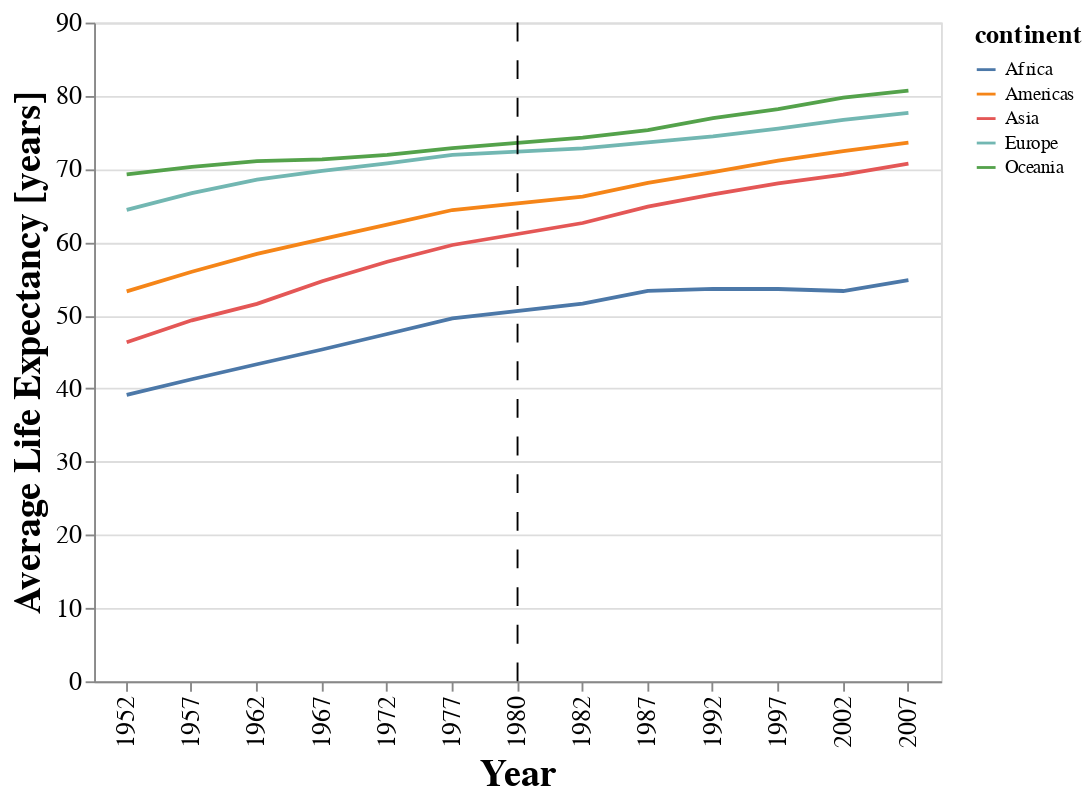

This figure's notebook cell:
### Code cell
plot_world_trend(1980, 'lifeExp')

### Figure 1 — Vega-Lite specification as saved in the notebook (floating-point values rounded to 4 significant figures)
{"config": {"view": {"continuousWidth": 400, "continuousHeight": 300}, "axis": {"labelFontSize": 14, "titleFontSize": 20}, "legend": {"titleFontSize": 14}}, "layer": [{"data": {"name": "data-6e3e3fcea254c864939c9f4e1b447de4"}, "mark": "line", "encoding": {"color": {"field": "continent", "type": "nominal"}, "x": {"field": "year", "title": "Year", "type": "nominal"}, "y": {"field": "lifeExp", "title": "Average Life Expectancy [years]", "type": "quantitative"}}}, {"data": {"name": "data-233b47b694628f13ea50ae190c23fef5"}, "mark": {"type": "rule", "strokeDash": [10, 10]}, "encoding": {"x": {"field": "year", "type": "nominal"}}}], "height": 350, "width": 450, "$schema": "https://vega.github.io/schema/vega-lite/v4.17.0.json", "datasets": {"data-6e3e3fcea254c864939c9f4e1b447de4": [{"year": 1952, "continent": "Africa", "lifeExp": 39.14, "pop": 4570000.0, "gdpPercap": 1253.0}, {"year": 1952, "continent": "Americas", "lifeExp": 53.28, "pop": 13810000.0, "gdpPercap": 4079.0}, {"year": 1952, "continent": "Asia", "lifeExp": 46.31, "pop": 42280000.0, "gdpPercap": 5195.0}, {"year": 1952, "continent": "Europe", "lifeExp": 64.41, "pop": 13940000.0, "gdpPercap": 5661.0}, {"year": 1952, "continent": "Oceania", "lifeExp": 69.25, "pop": 5343000.0, "gdpPercap": 10300.0}, {"year": 1957, "continent": "Africa", "lifeExp": 41.27, "pop": 5093000.0, "gdpPercap": 1385.0}, {"year": 1957, "continent": "Americas", "lifeExp": 55.96, "pop": 15480000.0, "gdpPercap": 4616.0}, {"year": 1957, "continent": "Asia", "lifeExp": 49.32, "pop": 47360000.0, "gdpPercap": 5788.0}, {"year": 1957, "continent": "Europe", "lifeExp": 66.7, "pop": 14600000.0, "gdpPercap": 6963.0}, {"year": 1957, "continent": "Oceania", "lifeExp": 70.3, "pop": 5971000.0, "gdpPercap": 11600.0}, {"year": 1962, "continent": "Africa", "lifeExp": 43.32, "pop": 5702000.0, "gdpPercap": 1598.0}, {"year": 1962, "continent": "Americas", "lifeExp": 58.4, "pop": 17330000.0, "gdpPercap": 4902.0}, {"year": 1962, "continent": "Asia", "lifeExp": 51.56, "pop": 51400000.0, "gdpPercap": 5729.0}, {"year": 1962, "continent": "Europe", "lifeExp": 68.54, "pop": 15350000.0, "gdpPercap": 8365.0}, {"year": 1962, "continent": "Oceania", "lifeExp": 71.09, "pop": 6642000.0, "gdpPercap": 12700.0}, {"year": 1967, "continent": "Africa", "lifeExp": 45.33, "pop": 6448000.0, "gdpPercap": 2050.0}, {"year": 1967, "continent": "Americas", "lifeExp": 60.41, "pop": 19230000.0, "gdpPercap": 5668.0}, {"year": 1967, "continent": "Asia", "lifeExp": 54.66, "pop": 57750000.0, "gdpPercap": 5971.0}, {"year": 1967, "continent": "Europe", "lifeExp": 69.74, "pop": 16040000.0, "gdpPercap": 10140.0}, {"year": 1967, "continent": "Oceania", "lifeExp": 71.31, "pop": 7300000.0, "gdpPercap": 14500.0}, {"year": 1972, "continent": "Africa", "lifeExp": 47.45, "pop": 7305000.0, "gdpPercap": 2340.0}, {"year": 1972, "continent": "Americas", "lifeExp": 62.39, "pop": 21180000.0, "gdpPercap": 6491.0}, {"year": 1972, "continent": "Asia", "lifeExp": 57.32, "pop": 65180000.0, "gdpPercap": 8187.0}, {"year": 1972, "continent": "Europe", "lifeExp": 70.78, "pop": 16690000.0, "gdpPercap": 12480.0}, {"year": 1972, "continent": "Oceania", "lifeExp": 71.91, "pop": 8053000.0, "gdpPercap": 16420.0}, {"year": 1977, "continent": "Africa", "lifeExp": 49.58, "pop": 8328000.0, "gdpPercap": 2586.0}, {"year": 1977, "continent": "Americas", "lifeExp": 64.39, "pop": 23120000.0, "gdpPercap": 7352.0}, {"year": 1977, "continent": "Asia", "lifeExp": 59.61, "pop": 72260000.0, "gdpPercap": 7791.0}, {"year": 1977, "continent": "Europe", "lifeExp": 71.94, "pop": 17240000.0, "gdpPercap": 14280.0}, {"year": 1977, "continent": "Oceania", "lifeExp": 72.85, "pop": 8620000.0, "gdpPercap": 17280.0}, {"year": 1982, "continent": "Africa", "lifeExp": 51.59, "pop": 9603000.0, "gdpPercap": 2482.0}, {"year": 1982, "continent": "Americas", "lifeExp": 66.23, "pop": 25210000.0, "gdpPercap": 7507.0}, {"year": 1982, "continent": "Asia", "lifeExp": 62.62, "pop": 79100000.0, "gdpPercap": 7434.0}, {"year": 1982, "continent": "Europe", "lifeExp": 72.81, "pop": 17710000.0, "gdpPercap": 15620.0}, {"year": 1982, "continent": "Oceania", "lifeExp": 74.29, "pop": 9197000.0, "gdpPercap": 18550.0}, {"year": 1987, "continent": "Africa", "lifeExp": 53.34, "pop": 11050000.0, "gdpPercap": 2283.0}, {"year": 1987, "continent": "Americas", "lifeExp": 68.09, "pop": 27310000.0, "gdpPercap": 7793.0}, {"year": 1987, "continent": "Asia", "lifeExp": 64.85, "pop": 87010000.0, "gdpPercap": 7608.0}, {"year": 1987, "continent": "Europe", "lifeExp": 73.64, "pop": 18100000.0, "gdpPercap": 17210.0}, {"year": 1987, "continent": "Oceania", "lifeExp": 75.32, "pop": 9787000.0, "gdpPercap": 20450.0}, {"year": 1992, "continent": "Africa", "lifeExp": 53.63, "pop": 12670000.0, "gdpPercap": 2282.0}, {"year": 1992, "continent": "Americas", "lifeExp": 69.57, "pop": 29570000.0, "gdpPercap": 8045.0}, {"year": 1992, "continent": "Asia", "lifeExp": 66.54, "pop": 94950000.0, "gdpPercap": 8640.0}, {"year": 1992, "continent": "Europe", "lifeExp": 74.44, "pop": 18600000.0, "gdpPercap": 17060.0}, {"year": 1992, "continent": "Oceania", "lifeExp": 76.94, "pop": 10460000.0, "gdpPercap": 20890.0}, {"year": 1997, "continent": "Africa", "lifeExp": 53.6, "pop": 14300000.0, "gdpPercap": 2379.0}, {"year": 1997, "continent": "Americas", "lifeExp": 71.15, "pop": 31880000.0, "gdpPercap": 8889.0}, {"year": 1997, "continent": "Asia", "lifeExp": 68.02, "pop": 102500000.0, "gdpPercap": 9834.0}, {"year": 1997, "continent": "Europe", "lifeExp": 75.51, "pop": 18960000.0, "gdpPercap": 19080.0}, {"year": 1997, "continent": "Oceania", "lifeExp": 78.19, "pop": 11120000.0, "gdpPercap": 24020.0}, {"year": 2002, "continent": "Africa", "lifeExp": 53.33, "pop": 16030000.0, "gdpPercap": 2599.0}, {"year": 2002, "continent": "Americas", "lifeExp": 72.42, "pop": 33990000.0, "gdpPercap": 9288.0}, {"year": 2002, "continent": "Asia", "lifeExp": 69.23, "pop": 109100000.0, "gdpPercap": 10170.0}, {"year": 2002, "continent": "Europe", "lifeExp": 76.7, "pop": 19270000.0, "gdpPercap": 21710.0}, {"year": 2002, "continent": "Oceania", "lifeExp": 79.74, "pop": 11730000.0, "gdpPercap": 26940.0}, {"year": 2007, "continent": "Africa", "lifeExp": 54.81, "pop": 17880000.0, "gdpPercap": 3089.0}, {"year": 2007, "continent": "Americas", "lifeExp": 73.61, "pop": 35950000.0, "gdpPercap": 11000.0}, {"year": 2007, "continent": "Asia", "lifeExp": 70.73, "pop": 115500000.0, "gdpPercap": 12470.0}, {"year": 2007, "continent": "Europe", "lifeExp": 77.65, "pop": 19540000.0, "gdpPercap": 25050.0}, {"year": 2007, "continent": "Oceania", "lifeExp": 80.72, "pop": 12270000.0, "gdpPercap": 29810.0}], "data-233b47b694628f13ea50ae190c23fef5": [{"year": 1980}]}}
